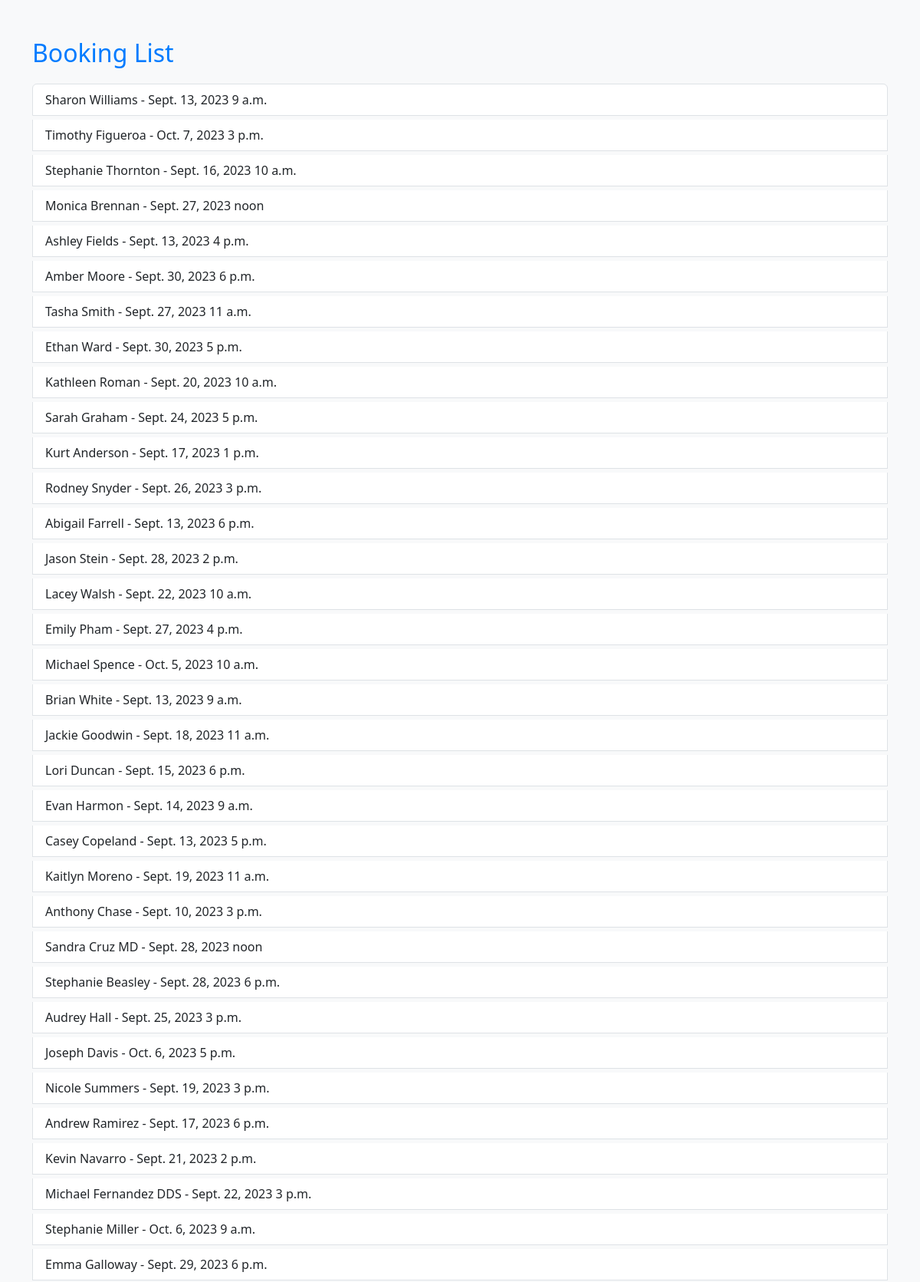
The page /booking/ (upper part) on the database its author committed.
### booking_app/models.py (models this page shows, shortened)
class Booking(models.Model):
    name = models.CharField(max_length=255)
    email = models.EmailField(blank=True, null=True)
    phone = models.CharField(max_length=20, blank=True, null=True)
    date = models.DateField()
    time = models.TimeField()

### booking_app/views.py (the view)
# urls.py: path('', booking_list, name='booking_list'),
def booking_list(request):
    bookings = Booking.objects.all()
    return render(request, 'booking_app/booking_list.html', {'bookings': bookings})

### booking_app/templates/booking_app/booking_list.html (shortened to what this page needs)
{% load static %}
<!DOCTYPE html>
<html lang="en">
<head>
    <link rel="stylesheet" href="{% static 'css/bootstrap.min.css' %}">
</head>
<body>
    <div class="container">
        <h2 class="mt-3">Booking List</h2>
        <ul class="list-group mt-3">
            {% for booking in bookings %}
                <li class="list-group-item">{{ booking.name }} - {{ booking.date }} {{ booking.time }}</li>
            {% endfor %}
        </ul>
    </div>
</body>
</html>

### booking_app/templates/booking_app/booking_list.html (style rules this page uses)
body { background-color: #f8f9fa; }
.container { margin-top: 50px; }
h2 { color: #007bff; }
.list-group-item { background-color: #ffffff; border: 1px solid #dee2e6; margin-top: 5px; }

### rows shown on the page
Booking: name "Sharon Williams", date "Sept. 13, 2023", time "9 a.m."
Booking: name "Timothy Figueroa", date "Oct. 7, 2023", time "3 p.m."
Booking: name "Stephanie Thornton", date "Sept. 16, 2023", time "10 a.m."
Booking: name "Monica Brennan", date "Sept. 27, 2023", time "noon"
Booking: name "Ashley Fields", date "Sept. 13, 2023", time "4 p.m."
Booking: name "Amber Moore", date "Sept. 30, 2023", time "6 p.m."
Booking: name "Tasha Smith", date "Sept. 27, 2023", time "11 a.m."
Booking: name "Ethan Ward", date "Sept. 30, 2023", time "5 p.m."
Booking: name "Kathleen Roman", date "Sept. 20, 2023", time "10 a.m."
Booking: name "Sarah Graham", date "Sept. 24, 2023", time "5 p.m."
Booking: name "Kurt Anderson", date "Sept. 17, 2023", time "1 p.m."
Booking: name "Rodney Snyder", date "Sept. 26, 2023", time "3 p.m."
Booking: name "Abigail Farrell", date "Sept. 13, 2023", time "6 p.m."
Booking: name "Jason Stein", date "Sept. 28, 2023", time "2 p.m."
Booking: name "Lacey Walsh", date "Sept. 22, 2023", time "10 a.m."
Booking: name "Emily Pham", date "Sept. 27, 2023", time "4 p.m."
Booking: name "Michael Spence", date "Oct. 5, 2023", time "10 a.m."
Booking: name "Brian White", date "Sept. 13, 2023", time "9 a.m."
Booking: name "Jackie Goodwin", date "Sept. 18, 2023", time "11 a.m."
Booking: name "Lori Duncan", date "Sept. 15, 2023", time "6 p.m."
Booking: name "Evan Harmon", date "Sept. 14, 2023", time "9 a.m."
Booking: name "Casey Copeland", date "Sept. 13, 2023", time "5 p.m."
Booking: name "Kaitlyn Moreno", date "Sept. 19, 2023", time "11 a.m."
Booking: name "Anthony Chase", date "Sept. 10, 2023", time "3 p.m."
Booking: name "Sandra Cruz MD", date "Sept. 28, 2023", time "noon"
Booking: name "Stephanie Beasley", date "Sept. 28, 2023", time "6 p.m."
Booking: name "Audrey Hall", date "Sept. 25, 2023", time "3 p.m."
Booking: name "Joseph Davis", date "Oct. 6, 2023", time "5 p.m."
Booking: name "Nicole Summers", date "Sept. 19, 2023", time "3 p.m."
Booking: name "Andrew Ramirez", date "Sept. 17, 2023", time "6 p.m."
Booking: name "Kevin Navarro", date "Sept. 21, 2023", time "2 p.m."
Booking: name "Michael Fernandez DDS", date "Sept. 22, 2023", time "3 p.m."
Booking: name "Stephanie Miller", date "Oct. 6, 2023", time "9 a.m."
Booking: name "Emma Galloway", date "Sept. 29, 2023", time "6 p.m."
